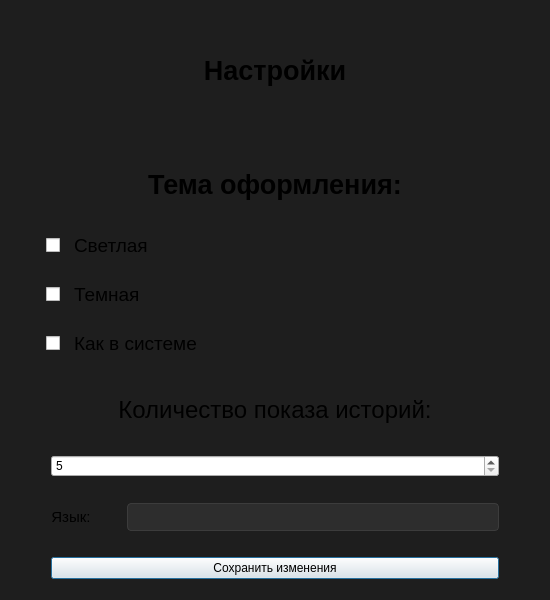
<?xml version="1.0" encoding="UTF-8"?>
<ui version="4.0">
 <class>Dialog</class>
 <widget class="QDialog" name="Dialog">
  <property name="geometry">
   <rect>
    <x>0</x>
    <y>0</y>
    <width>550</width>
    <height>600</height>
   </rect>
  </property>
  <property name="minimumSize">
   <size>
    <width>550</width>
    <height>600</height>
   </size>
  </property>
  <property name="windowTitle">
   <string>PasswordAnalyzer - settings</string>
  </property>
  <property name="windowIcon">
   <iconset>
    <normaloff>C:/Users/resources/icons/icon-white.png</normaloff>C:/Users/resources/icons/icon-white.png</iconset>
  </property>
  <property name="styleSheet">
   <string notr="true">QDialog {
    background-color: #1e1e1e;
}

QLineEdit {
    background-color: #2d2d2d;
    color: #ffffff;
    border: 1px solid #3c3c3c;
    border-radius: 4px;
    padding: 5px;
}

QLineEdit:focus {
    border: 2px solid #094771;
}

QCheckBox {
    spacing: 8px;
    font-size: 12px;
    padding: 4px 0px;
}

QComboBox {
    background-color: #2d2d2d; 
    color: #ffffff;
    border: 1px solid #3c3c3c;
    border-radius: 4px;
    padding: 5px;
}

QComboBox:hover {
    background-color: #3c3c3c;
}

QComboBox::drop-down {
    border: none;
}

QComboBox QAbstractItemView {
    background-color: #2d2d2d; 
    color: #ffffff;
    selection-background-color: #094771; 
}</string>
  </property>
  <layout class="QVBoxLayout" name="verticalLayout">
   <item>
    <spacer name="verticalSpacer">
     <property name="orientation">
      <enum>Qt::Orientation::Vertical</enum>
     </property>
     <property name="sizeType">
      <enum>QSizePolicy::Policy::Fixed</enum>
     </property>
     <property name="sizeHint" stdset="0">
      <size>
       <width>479</width>
       <height>30</height>
      </size>
     </property>
    </spacer>
   </item>
   <item>
    <widget class="QLabel" name="lbl_name">
     <property name="font">
      <font>
       <pointsize>20</pointsize>
       <bold>true</bold>
      </font>
     </property>
     <property name="styleSheet">
      <string notr="true">font-size: 20pt; </string>
     </property>
     <property name="text">
      <string>Настройки</string>
     </property>
     <property name="alignment">
      <set>Qt::AlignmentFlag::AlignCenter</set>
     </property>
    </widget>
   </item>
   <item>
    <spacer name="verticalSpacer_2">
     <property name="orientation">
      <enum>Qt::Orientation::Vertical</enum>
     </property>
     <property name="sizeType">
      <enum>QSizePolicy::Policy::Fixed</enum>
     </property>
     <property name="sizeHint" stdset="0">
      <size>
       <width>479</width>
       <height>50</height>
      </size>
     </property>
    </spacer>
   </item>
   <item>
    <widget class="QLabel" name="lbl_theme">
     <property name="font">
      <font>
       <pointsize>20</pointsize>
       <bold>true</bold>
      </font>
     </property>
     <property name="styleSheet">
      <string notr="true">font-size: 20pt;</string>
     </property>
     <property name="text">
      <string>Тема оформления:</string>
     </property>
     <property name="alignment">
      <set>Qt::AlignmentFlag::AlignCenter</set>
     </property>
    </widget>
   </item>
   <item>
    <spacer name="verticalSpacer_3">
     <property name="orientation">
      <enum>Qt::Orientation::Vertical</enum>
     </property>
     <property name="sizeType">
      <enum>QSizePolicy::Policy::Fixed</enum>
     </property>
     <property name="sizeHint" stdset="0">
      <size>
       <width>479</width>
       <height>15</height>
      </size>
     </property>
    </spacer>
   </item>
   <item>
    <layout class="QGridLayout" name="gridLayout_2">
     <item row="0" column="1">
      <layout class="QGridLayout" name="gridLayout_4">
       <item row="2" column="0">
        <widget class="QCheckBox" name="cb_dark">
         <property name="sizePolicy">
          <sizepolicy hsizetype="Maximum" vsizetype="Fixed">
           <horstretch>0</horstretch>
           <verstretch>0</verstretch>
          </sizepolicy>
         </property>
         <property name="cursor">
          <cursorShape>PointingHandCursor</cursorShape>
         </property>
         <property name="styleSheet">
          <string notr="true"/>
         </property>
         <property name="text">
          <string/>
         </property>
        </widget>
       </item>
       <item row="1" column="0" colspan="3">
        <spacer name="verticalSpacer_8">
         <property name="orientation">
          <enum>Qt::Orientation::Vertical</enum>
         </property>
         <property name="sizeType">
          <enum>QSizePolicy::Policy::Fixed</enum>
         </property>
         <property name="sizeHint" stdset="0">
          <size>
           <width>20</width>
           <height>20</height>
          </size>
         </property>
        </spacer>
       </item>
       <item row="0" column="0">
        <widget class="QCheckBox" name="cb_light">
         <property name="sizePolicy">
          <sizepolicy hsizetype="Maximum" vsizetype="Fixed">
           <horstretch>0</horstretch>
           <verstretch>0</verstretch>
          </sizepolicy>
         </property>
         <property name="cursor">
          <cursorShape>PointingHandCursor</cursorShape>
         </property>
         <property name="styleSheet">
          <string notr="true"/>
         </property>
         <property name="text">
          <string/>
         </property>
        </widget>
       </item>
       <item row="3" column="0" colspan="3">
        <spacer name="verticalSpacer_9">
         <property name="orientation">
          <enum>Qt::Orientation::Vertical</enum>
         </property>
         <property name="sizeType">
          <enum>QSizePolicy::Policy::Fixed</enum>
         </property>
         <property name="sizeHint" stdset="0">
          <size>
           <width>20</width>
           <height>20</height>
          </size>
         </property>
        </spacer>
       </item>
       <item row="4" column="0">
        <widget class="QCheckBox" name="cb_system">
         <property name="sizePolicy">
          <sizepolicy hsizetype="Maximum" vsizetype="Fixed">
           <horstretch>0</horstretch>
           <verstretch>0</verstretch>
          </sizepolicy>
         </property>
         <property name="cursor">
          <cursorShape>PointingHandCursor</cursorShape>
         </property>
         <property name="styleSheet">
          <string notr="true"/>
         </property>
         <property name="text">
          <string/>
         </property>
        </widget>
       </item>
       <item row="4" column="1" colspan="2">
        <widget class="QLabel" name="lbl_system">
         <property name="styleSheet">
          <string notr="true">font-size: 14pt;</string>
         </property>
         <property name="text">
          <string>Как в системе</string>
         </property>
        </widget>
       </item>
       <item row="2" column="1" colspan="2">
        <widget class="QLabel" name="lbl_dark">
         <property name="styleSheet">
          <string notr="true">font-size: 14pt;</string>
         </property>
         <property name="text">
          <string>Темная</string>
         </property>
        </widget>
       </item>
       <item row="0" column="1" colspan="2">
        <widget class="QLabel" name="lbl_light">
         <property name="styleSheet">
          <string notr="true">font-size: 14pt;</string>
         </property>
         <property name="text">
          <string>Светлая</string>
         </property>
        </widget>
       </item>
      </layout>
     </item>
     <item row="0" column="0">
      <spacer name="horizontalSpacer_3">
       <property name="orientation">
        <enum>Qt::Orientation::Horizontal</enum>
       </property>
       <property name="sizeType">
        <enum>QSizePolicy::Policy::Fixed</enum>
       </property>
       <property name="sizeHint" stdset="0">
        <size>
         <width>35</width>
         <height>20</height>
        </size>
       </property>
      </spacer>
     </item>
     <item row="0" column="2">
      <spacer name="horizontalSpacer_4">
       <property name="orientation">
        <enum>Qt::Orientation::Horizontal</enum>
       </property>
       <property name="sizeType">
        <enum>QSizePolicy::Policy::Fixed</enum>
       </property>
       <property name="sizeHint" stdset="0">
        <size>
         <width>40</width>
         <height>20</height>
        </size>
       </property>
      </spacer>
     </item>
    </layout>
   </item>
   <item>
    <spacer name="verticalSpacer_5">
     <property name="orientation">
      <enum>Qt::Orientation::Vertical</enum>
     </property>
     <property name="sizeType">
      <enum>QSizePolicy::Policy::Fixed</enum>
     </property>
     <property name="sizeHint" stdset="0">
      <size>
       <width>479</width>
       <height>20</height>
      </size>
     </property>
    </spacer>
   </item>
   <item>
    <widget class="QLabel" name="lbl_password">
     <property name="font">
      <font>
       <pointsize>18</pointsize>
       <bold>false</bold>
      </font>
     </property>
     <property name="mouseTracking">
      <bool>false</bool>
     </property>
     <property name="layoutDirection">
      <enum>Qt::LayoutDirection::LeftToRight</enum>
     </property>
     <property name="styleSheet">
      <string notr="true">font-size: 18pt;</string>
     </property>
     <property name="text">
      <string>Количество показа историй:</string>
     </property>
     <property name="alignment">
      <set>Qt::AlignmentFlag::AlignCenter</set>
     </property>
    </widget>
   </item>
   <item>
    <spacer name="verticalSpacer_10">
     <property name="orientation">
      <enum>Qt::Orientation::Vertical</enum>
     </property>
     <property name="sizeType">
      <enum>QSizePolicy::Policy::Fixed</enum>
     </property>
     <property name="sizeHint" stdset="0">
      <size>
       <width>500</width>
       <height>10</height>
      </size>
     </property>
    </spacer>
   </item>
   <item>
    <layout class="QHBoxLayout" name="horizontalLayout">
     <item>
      <spacer name="horizontalSpacer_6">
       <property name="orientation">
        <enum>Qt::Orientation::Horizontal</enum>
       </property>
       <property name="sizeType">
        <enum>QSizePolicy::Policy::Fixed</enum>
       </property>
       <property name="sizeHint" stdset="0">
        <size>
         <width>40</width>
         <height>20</height>
        </size>
       </property>
      </spacer>
     </item>
     <item>
      <widget class="QSpinBox" name="sb_amount_history">
       <property name="minimum">
        <number>5</number>
       </property>
       <property name="maximum">
        <number>50</number>
       </property>
      </widget>
     </item>
     <item>
      <spacer name="horizontalSpacer_5">
       <property name="orientation">
        <enum>Qt::Orientation::Horizontal</enum>
       </property>
       <property name="sizeType">
        <enum>QSizePolicy::Policy::Fixed</enum>
       </property>
       <property name="sizeHint" stdset="0">
        <size>
         <width>40</width>
         <height>20</height>
        </size>
       </property>
      </spacer>
     </item>
    </layout>
   </item>
   <item>
    <spacer name="verticalSpacer_6">
     <property name="orientation">
      <enum>Qt::Orientation::Vertical</enum>
     </property>
     <property name="sizeType">
      <enum>QSizePolicy::Policy::Fixed</enum>
     </property>
     <property name="sizeHint" stdset="0">
      <size>
       <width>479</width>
       <height>20</height>
      </size>
     </property>
    </spacer>
   </item>
   <item>
    <layout class="QGridLayout" name="gridLayout">
     <item row="1" column="1">
      <widget class="QLabel" name="lbl_lang">
       <property name="font">
        <font>
         <pointsize>11</pointsize>
         <bold>false</bold>
        </font>
       </property>
       <property name="mouseTracking">
        <bool>false</bool>
       </property>
       <property name="layoutDirection">
        <enum>Qt::LayoutDirection::LeftToRight</enum>
       </property>
       <property name="styleSheet">
        <string notr="true">font-size: 11pt;</string>
       </property>
       <property name="text">
        <string>Язык:</string>
       </property>
       <property name="alignment">
        <set>Qt::AlignmentFlag::AlignCenter</set>
       </property>
      </widget>
     </item>
     <item row="1" column="4">
      <spacer name="horizontalSpacer_8">
       <property name="orientation">
        <enum>Qt::Orientation::Horizontal</enum>
       </property>
       <property name="sizeType">
        <enum>QSizePolicy::Policy::Fixed</enum>
       </property>
       <property name="sizeHint" stdset="0">
        <size>
         <width>40</width>
         <height>20</height>
        </size>
       </property>
      </spacer>
     </item>
     <item row="1" column="0">
      <spacer name="horizontalSpacer_7">
       <property name="orientation">
        <enum>Qt::Orientation::Horizontal</enum>
       </property>
       <property name="sizeType">
        <enum>QSizePolicy::Policy::Fixed</enum>
       </property>
       <property name="sizeHint" stdset="0">
        <size>
         <width>40</width>
         <height>20</height>
        </size>
       </property>
      </spacer>
     </item>
     <item row="1" column="2">
      <spacer name="horizontalSpacer_9">
       <property name="orientation">
        <enum>Qt::Orientation::Horizontal</enum>
       </property>
       <property name="sizeType">
        <enum>QSizePolicy::Policy::Fixed</enum>
       </property>
       <property name="sizeHint" stdset="0">
        <size>
         <width>30</width>
         <height>20</height>
        </size>
       </property>
      </spacer>
     </item>
     <item row="1" column="3">
      <widget class="QComboBox" name="comboBox">
       <property name="sizePolicy">
        <sizepolicy hsizetype="Expanding" vsizetype="Fixed">
         <horstretch>0</horstretch>
         <verstretch>0</verstretch>
        </sizepolicy>
       </property>
       <property name="currentText">
        <string/>
       </property>
      </widget>
     </item>
    </layout>
   </item>
   <item>
    <spacer name="verticalSpacer_7">
     <property name="orientation">
      <enum>Qt::Orientation::Vertical</enum>
     </property>
     <property name="sizeType">
      <enum>QSizePolicy::Policy::Fixed</enum>
     </property>
     <property name="sizeHint" stdset="0">
      <size>
       <width>479</width>
       <height>20</height>
      </size>
     </property>
    </spacer>
   </item>
   <item>
    <layout class="QGridLayout" name="gridLayout_3">
     <item row="0" column="2">
      <spacer name="horizontalSpacer_10">
       <property name="orientation">
        <enum>Qt::Orientation::Horizontal</enum>
       </property>
       <property name="sizeType">
        <enum>QSizePolicy::Policy::Fixed</enum>
       </property>
       <property name="sizeHint" stdset="0">
        <size>
         <width>40</width>
         <height>20</height>
        </size>
       </property>
      </spacer>
     </item>
     <item row="0" column="0">
      <spacer name="horizontalSpacer_11">
       <property name="orientation">
        <enum>Qt::Orientation::Horizontal</enum>
       </property>
       <property name="sizeType">
        <enum>QSizePolicy::Policy::Fixed</enum>
       </property>
       <property name="sizeHint" stdset="0">
        <size>
         <width>40</width>
         <height>20</height>
        </size>
       </property>
      </spacer>
     </item>
     <item row="0" column="1">
      <widget class="QPushButton" name="btn_confirm">
       <property name="text">
        <string>Сохранить изменения</string>
       </property>
       <property name="shortcut">
        <string>Return</string>
       </property>
       <property name="checkable">
        <bool>false</bool>
       </property>
       <property name="autoRepeat">
        <bool>true</bool>
       </property>
      </widget>
     </item>
    </layout>
   </item>
   <item>
    <spacer name="verticalSpacer_11">
     <property name="orientation">
      <enum>Qt::Orientation::Vertical</enum>
     </property>
     <property name="sizeType">
      <enum>QSizePolicy::Policy::Fixed</enum>
     </property>
     <property name="sizeHint" stdset="0">
      <size>
       <width>500</width>
       <height>10</height>
      </size>
     </property>
    </spacer>
   </item>
  </layout>
 </widget>
 <resources/>
 <connections/>
</ui>
